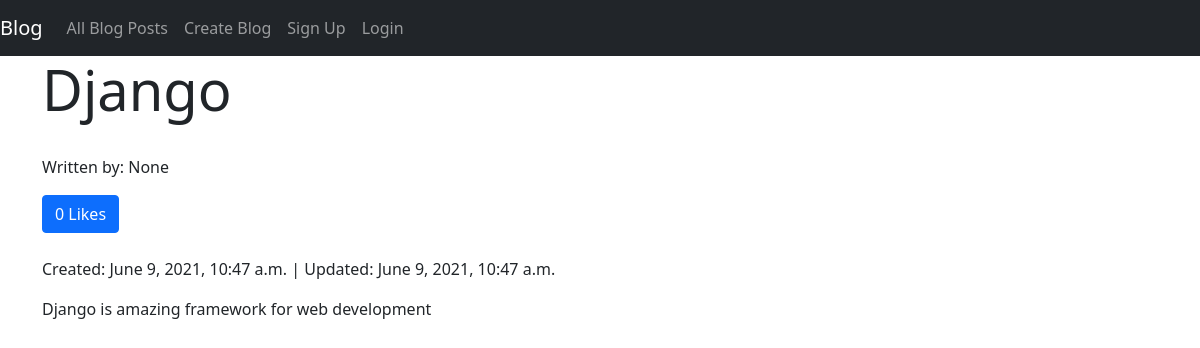
/posts/detail/2, run on the app's committed database.
### posts/models.py (models this page shows)
class Post(models.Model):
    title=models.CharField(max_length=255, blank=True, null=True)
    content=models.TextField(blank=True, null=True)
    created_at=models.DateTimeField(auto_now_add=True, blank=True, null=True)
    updated_at=models.DateTimeField(auto_now=True,  blank=True, null=True)
    author=models.ForeignKey(User, on_delete= models.CASCADE, blank=True, null=True)
    likes=models.ManyToManyField(User,related_name='blog_post')
    def total_likes(self):
        return self.likes.count()

### posts/views.py (the view)
# urls.py: path('detail/<int:id>',post_detail_view, name='detail'),
def post_detail_view(request,id):
    posts=Post.objects.filter(id=id).first()
    context={'posts':posts}
    context['total_likes']=posts.total_likes()
    return render(request,'posts/detail.html',context=context)

### posts/templates/posts/detail.html (shortened to what this page needs)
{% extends 'base.html'  %}
{% block content %}
  <div class="container">
    <div class="row">
      <div class="col-12">
        <h1 class="display-4">{{posts.title}}</h1>
        <br>
        <p>Written by: {{posts.author}}</p>
        <form action="{% url 'posts:like' id=posts.id %}" method="POST">
          <button type="submit", name="post_id", value="{{posts.id}}", class="btn btn-md btn-primary mr-2">{{total_likes}} Likes</button>
        </form>
        <br>
        <p>Created: {{posts.created_at}} | Updated: {{posts.updated_at}}</p>
      </div>
    </div>
    <div class="row ">
      <div class="col-12">
        <p>{{posts.content}}</p>
      </div>
    </div>
  </div>
{% endblock content %}

### data on the page
Post: title "Django", author "None", created_at "June 9, 2021, 10:47 a.m.", updated_at "June 9, 2021, 10:47 a.m.", content "Django is amazing framework for web development"

### other printed values
{{ total_likes }} "0"
